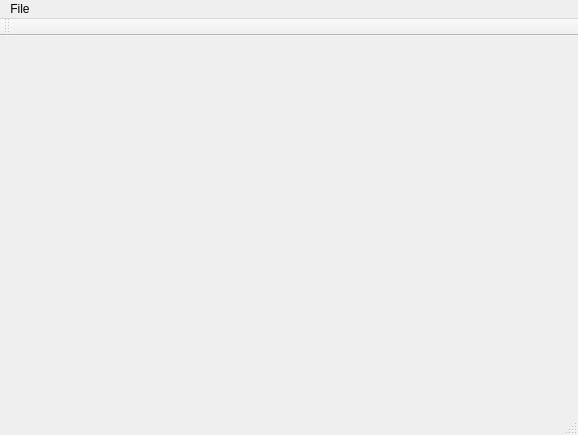
<?xml version="1.0" encoding="UTF-8"?>
<ui version="4.0">
 <class>MainWindow</class>
 <widget class="QMainWindow" name="MainWindow">
  <property name="geometry">
   <rect>
    <x>0</x>
    <y>0</y>
    <width>578</width>
    <height>435</height>
   </rect>
  </property>
  <property name="windowTitle">
   <string>MainWindow</string>
  </property>
  <widget class="QWidget" name="centralWidget"/>
  <widget class="QMenuBar" name="menuBar">
   <property name="geometry">
    <rect>
     <x>0</x>
     <y>0</y>
     <width>578</width>
     <height>21</height>
    </rect>
   </property>
   <widget class="QMenu" name="menuFile">
    <property name="title">
     <string>File</string>
    </property>
    <addaction name="actionExit"/>
   </widget>
   <addaction name="menuFile"/>
  </widget>
  <widget class="QToolBar" name="mainToolBar">
   <attribute name="toolBarArea">
    <enum>TopToolBarArea</enum>
   </attribute>
   <attribute name="toolBarBreak">
    <bool>false</bool>
   </attribute>
  </widget>
  <widget class="QStatusBar" name="statusBar"/>
  <action name="actionExit">
   <property name="text">
    <string>Exit</string>
   </property>
  </action>
 </widget>
 <layoutdefault spacing="6" margin="11"/>
 <resources/>
 <connections/>
</ui>
